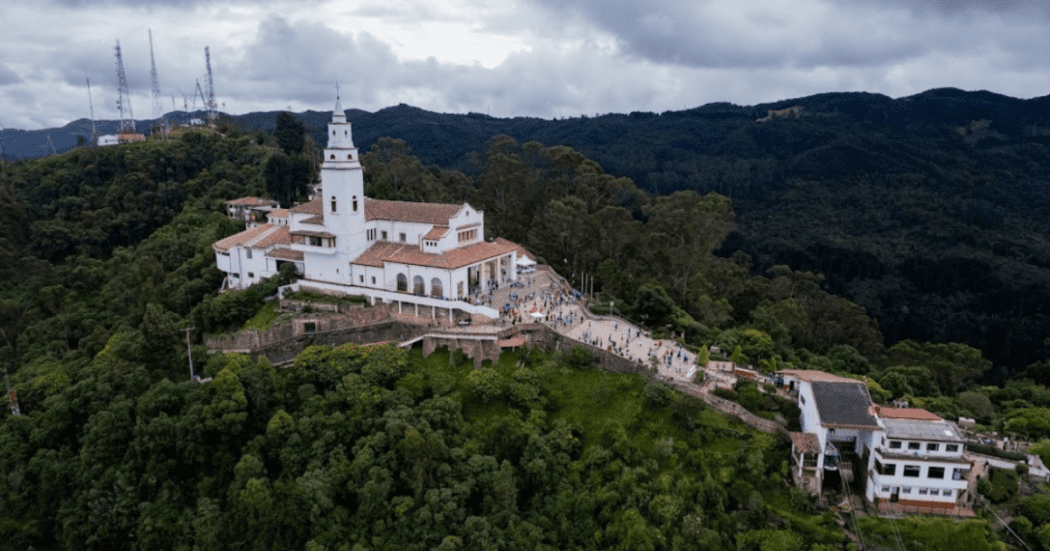
#> input picture monserrate.png, 1050 x 551 px
$ python ejemplo_pillow.py
#> lines starting #> are read from the running program, lines starting #| are printed output that depends on the picture
from PIL import Image, ImageDraw

# Abrir imagen de Monserrate
imagen = Image.open("monserrate.png")
#> imagen is the input picture: PIL image 1050x551 P; mean R, G, B 73.1, 79.2, 76.3

print("Tamaño:", imagen.size)
#| Tamaño: (1050, 551)
print("Formato:", imagen.format)
#| Formato: PNG
print("Modo:", imagen.mode)
#| Modo: P

# Redimensionar imagen
imagen = imagen.resize((600, 400))
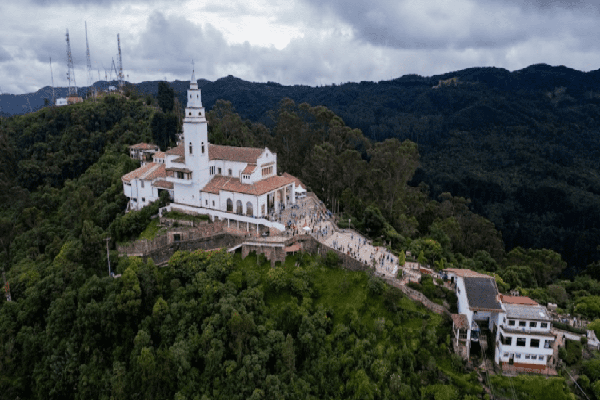
#> imagen: PIL image 600x400 P; mean R, G, B 73, 79.2, 76.3

# Convertir a escala de grises
imagen = imagen.convert("L")
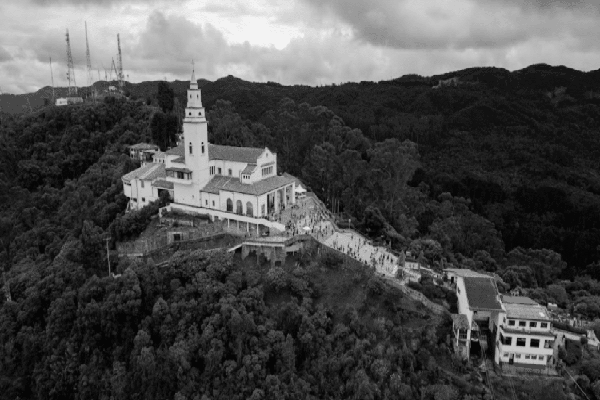
#> imagen: PIL image 600x400 L; min 5, max 243, mean 77

# Convertir nuevamente a RGB para poder dibujar texto
imagen = imagen.convert("RGB")
#> imagen: PIL image 600x400 RGB

# Crear objeto para dibujar
draw = ImageDraw.Draw(imagen)

# Texto cultural
texto = "Santuario de Monserrate - Patrimonio Cultural Colombiano"

# Posición del texto
posicion = (20, 350)

# Agregar texto
draw.text(posicion, texto, fill=(255, 255, 255))

# Guardar imagen final
imagen.save("monserrate_cultural.jpg")
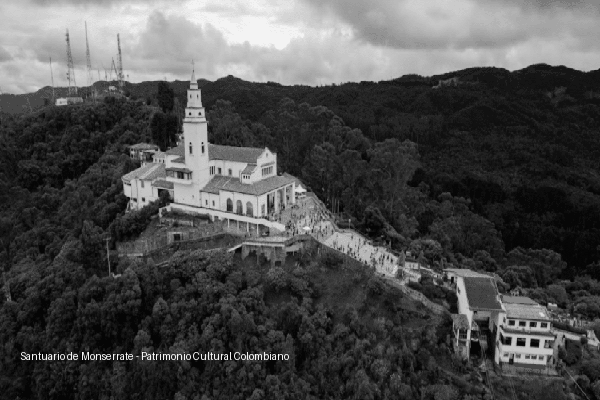
#> saved as monserrate_cultural.jpg: PIL image 600x400 RGB; min 5, max 254, mean 77.6

print("Imagen cultural generada correctamente.")
